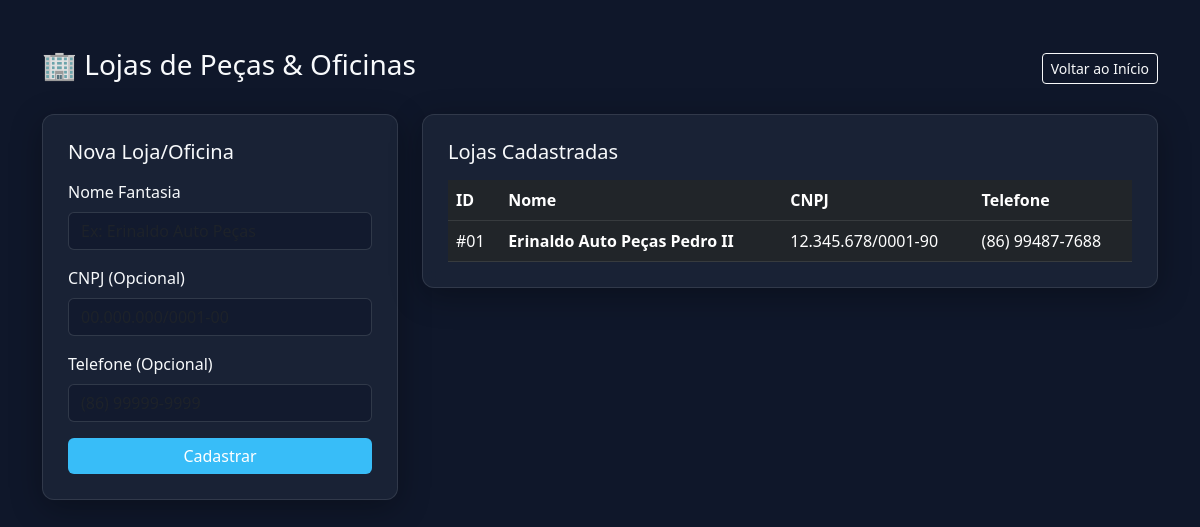
The page /oficinas (signed in) on the database its author committed.
### goat.py (models this page shows)
class Oficina(db.Model):
    __tablename__ = 'oficinas'
    id = db.Column(db.Integer, primary_key=True)
    nome = db.Column(db.String(100), nullable=False, unique=True)
    cnpj = db.Column(db.String(25), nullable=True)
    telefone = db.Column(db.String(20), nullable=True)

### goat.py (the view)
@app.route('/oficinas')
def oficinas():
    if 'usuario_admin' not in session: return redirect(url_for('login'))
    lista = db.session.scalars(db.select(Oficina).order_by(Oficina.nome.asc())).all()
    return render_template('oficinas.html', tema=session.get('tema', 'claro'), oficinas=lista)

### goat.py (called while the page is built)
@app.before_request
def exigir_login():
    rotas_livres = ['login', 'static']
    if request.endpoint and request.endpoint not in rotas_livres and 'usuario_admin' not in session and 'usuario_posto' not in session:
        return redirect(url_for('login'))

### templates/oficinas.html (shortened to what this page needs)
<!DOCTYPE html>
<html lang="pt-br">
<head>
    <link href="https://cdn.jsdelivr.net/npm/bootstrap@5.3.0/dist/css/bootstrap.min.css" rel="stylesheet">
</head>
<body>
    <div class="container py-5">
        <div class="d-flex justify-content-between align-items-center mb-4">
            <h1 class="h3">🏢 Lojas de Peças & Oficinas</h1>
            <a href="{{ url_for('index') }}" class="btn btn-outline-light btn-sm">Voltar ao Início</a>
        </div>
        <div class="row g-4">
            <div class="col-md-4">
                <div class="glass-card">
                    <h5 class="mb-3">Nova Loja/Oficina</h5>
                    <form action="{{ url_for('cadastrar_oficina') }}" method="POST">
                        <div class="mb-3">
                            <label class="form-label">Nome Fantasia</label>
                            <input type="text" name="nome" class="form-control" placeholder="Ex: Erinaldo Auto Peças" required>
                        </div>
                        <div class="mb-3">
                            <label class="form-label">CNPJ (Opcional)</label>
                            <input type="text" name="cnpj" class="form-control" placeholder="00.000.000/0001-00">
                        </div>
                        <div class="mb-3">
                            <label class="form-label">Telefone (Opcional)</label>
                            <input type="text" name="telefone" class="form-control" placeholder="(86) 99999-9999">
                        </div>
                        <button type="submit" class="btn btn-primary w-100">Cadastrar</button>
                    </form>
                </div>
            </div>
            <div class="col-md-8">
                <div class="glass-card">
                    <h5 class="mb-3">Lojas Cadastradas</h5>
                    <div class="table-responsive">
                        <table class="table table-dark table-hover mb-0">
                            <thead>
                                <tr>
                                    <th>ID</th>
                                    <th>Nome</th>
                                    <th>CNPJ</th>
                                    <th>Telefone</th>
                                </tr>
                            </thead>
                            <tbody>
                                {% for oficina in oficinas %}
                                <tr>
                                    <td>#{{ "%02d"|format(oficina.id) }}</td>
                                    <td class="fw-bold">{{ oficina.nome }}</td>
                                    <td>{{ oficina.cnpj or 'Não informado' }}</td>
                                    <td>{{ oficina.telefone or 'Não informado' }}</td>
                                </tr>
                                {% else %}
                                <tr>
                                    <td colspan="4" class="text-center text-muted">Nenhuma loja cadastrada ainda.</td>
                                </tr>
                                {% endfor %}
                            </tbody>
                        </table>
                    </div>
                </div>
            </div>
        </div>
    </div>
</body>
</html>

### templates/oficinas.html (style rules this page uses)
body { background-color: #0f172a; color: #f8fafc; font-family: system-ui, -apple-system, sans-serif; }
.glass-card { background: rgba(30, 41, 59, 0.7); backdrop-filter: blur(10px); border: 1px solid rgba(255, 255, 255, 0.1); border-radius: 12px; padding: 25px; box-shadow: 0 8px 32px 0 rgba(0, 0, 0, 0.3); }
.form-control { background-color: rgba(15, 23, 42, 0.6); border: 1px solid rgba(255, 255, 255, 0.1); color: #f8fafc; }
.btn-primary { background-color: #38bdf8; border: none; }

### rows shown on the page
Oficina: id "01", nome "Erinaldo Auto Peças Pedro II", cnpj "12.345.678/0001-90", telefone "(86) 99487-7688"
